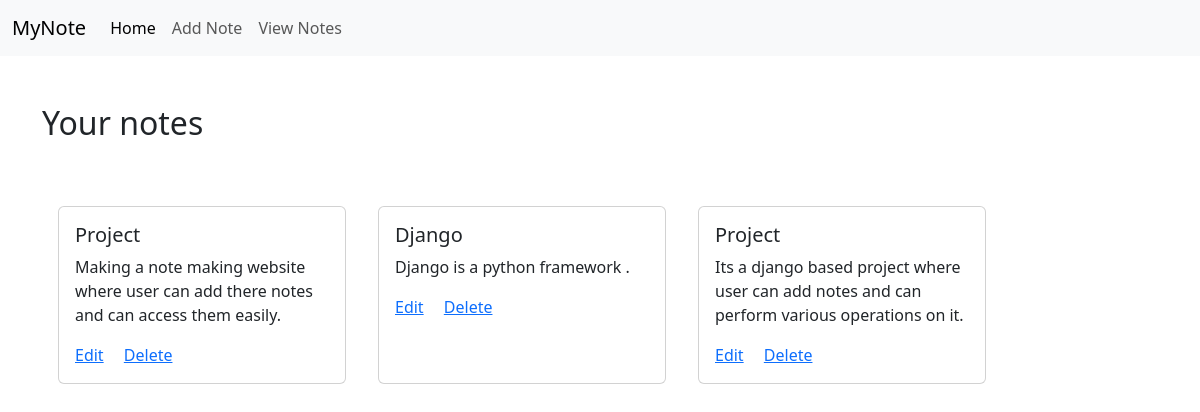
Before: /viewNotes with the older database file.
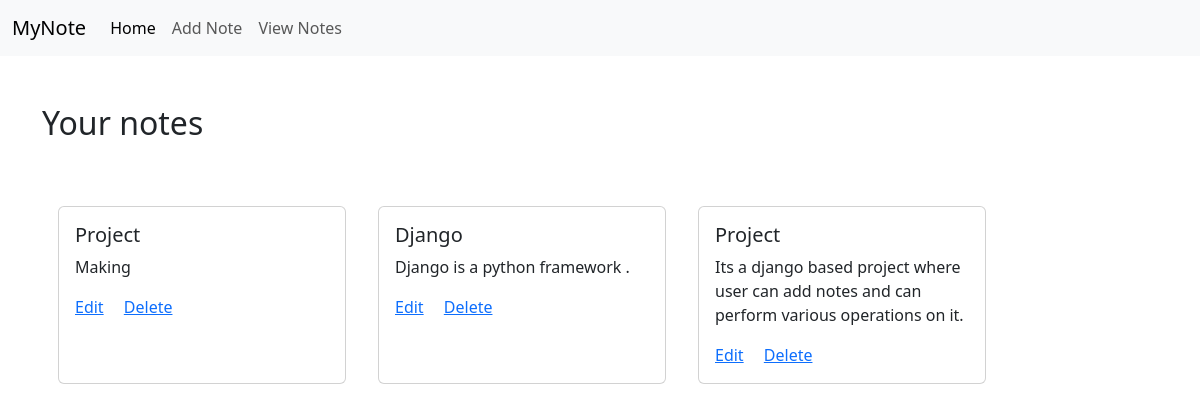
After: the same page with the newer database file.
### noteweb/models.py (models this page shows, shortened)
class addNote(models.Model):
    username = models.TextField()
    email = models.EmailField()
    title = models.TextField()
    desc = models.TextField()

### noteweb/views.py (the view)
# urls.py: path("viewNotes",views.viewnt,name="view"),
def viewnt(request):
    data = addNote.objects.all().values()
    context = {
       'data' : data,
    }
    return render(request,'viewnotes.html',context)

### templates/viewnotes.html (shortened to what this page needs)
{% extends "base.html" %}
{% block body %}
<div class="container">
    <h2 class="my-5">Your notes </h2>
    <div class="notes" style="display:flex ;flex-wrap:wrap">
{% for d in data %}
<div class="card mx-3 my-3" style="width: 18rem;">
    <div class="card-body">
      <h5 class="card-title"> {{d.title}}</h5>
      <p class="card-text">{{d.desc}}</p>
      <a href="/editNote/{{d.id}}" class="card-link">Edit</a>
      <a href="/delete/{{d.id}}" class="card-link">Delete</a>
    </div>
  </div>
<br>
{% endfor %}
</div>
</div>
{% endblock body %}

Changed rows visible on the page:
changed addNote: desc "Making a note making website where user can add there notes and can access them easily." → "Making"
